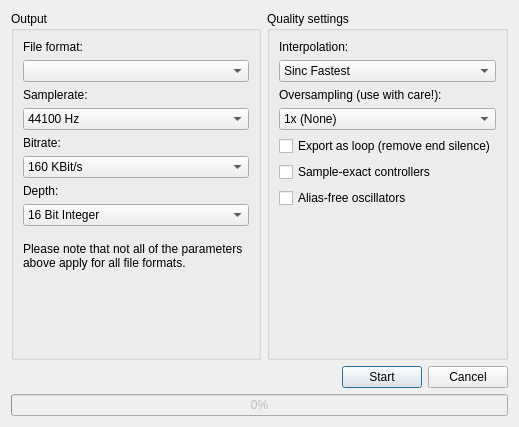
<?xml version="1.0" encoding="UTF-8"?>
<ui version="4.0">
 <class>ExportProjectDialog</class>
 <widget class="QDialog" name="ExportProjectDialog">
  <property name="geometry">
   <rect>
    <x>0</x>
    <y>0</y>
    <width>519</width>
    <height>427</height>
   </rect>
  </property>
  <property name="windowTitle">
   <string>Export project</string>
  </property>
  <layout class="QVBoxLayout">
   <item>
    <layout class="QHBoxLayout">
     <item>
      <widget class="QGroupBox" name="outputGroupBox">
       <property name="title">
        <string>Output</string>
       </property>
       <layout class="QVBoxLayout">
        <property name="spacing">
         <number>-1</number>
        </property>
        <property name="leftMargin">
         <number>9</number>
        </property>
        <item>
         <widget class="QLabel" name="label">
          <property name="text">
           <string>File format:</string>
          </property>
         </widget>
        </item>
        <item>
         <widget class="QComboBox" name="fileFormatCB"/>
        </item>
        <item>
         <widget class="QLabel" name="label_3">
          <property name="text">
           <string>Samplerate:</string>
          </property>
         </widget>
        </item>
        <item>
         <widget class="QComboBox" name="samplerateCB">
          <item>
           <property name="text">
            <string>44100 Hz</string>
           </property>
          </item>
          <item>
           <property name="text">
            <string>48000 Hz</string>
           </property>
          </item>
          <item>
           <property name="text">
            <string>88200 Hz</string>
           </property>
          </item>
          <item>
           <property name="text">
            <string>96000 Hz</string>
           </property>
          </item>
          <item>
           <property name="text">
            <string>192000 Hz</string>
           </property>
          </item>
         </widget>
        </item>
        <item>
         <widget class="QWidget" name="bitrateWidget" native="true">
          <layout class="QVBoxLayout">
           <property name="spacing">
            <number>-1</number>
           </property>
           <property name="margin">
            <number>0</number>
           </property>
           <item>
            <widget class="QLabel" name="label_5">
             <property name="text">
              <string>Bitrate:</string>
             </property>
            </widget>
           </item>
           <item>
            <widget class="QComboBox" name="bitrateCB">
             <property name="currentIndex">
              <number>2</number>
             </property>
             <item>
              <property name="text">
               <string>64 KBit/s</string>
              </property>
             </item>
             <item>
              <property name="text">
               <string>128 KBit/s</string>
              </property>
             </item>
             <item>
              <property name="text">
               <string>160 KBit/s</string>
              </property>
             </item>
             <item>
              <property name="text">
               <string>192 KBit/s</string>
              </property>
             </item>
             <item>
              <property name="text">
               <string>256 KBit/s</string>
              </property>
             </item>
             <item>
              <property name="text">
               <string>320 KBit/s</string>
              </property>
             </item>
            </widget>
           </item>
          </layout>
         </widget>
        </item>
        <item>
         <widget class="QWidget" name="depthWidget" native="true">
          <layout class="QVBoxLayout">
           <property name="margin">
            <number>0</number>
           </property>
           <item>
            <widget class="QLabel" name="label_6">
             <property name="text">
              <string>Depth:</string>
             </property>
            </widget>
           </item>
           <item>
            <widget class="QComboBox" name="depthCB">
             <item>
              <property name="text">
               <string>16 Bit Integer</string>
              </property>
             </item>
             <item>
              <property name="text">
               <string>24 Bit Integer</string>
              </property>
             </item>
             <item>
              <property name="text">
               <string>32 Bit Float</string>
              </property>
             </item>
            </widget>
           </item>
          </layout>
         </widget>
        </item>
        <item>
         <spacer>
          <property name="orientation">
           <enum>Qt::Vertical</enum>
          </property>
          <property name="sizeType">
           <enum>QSizePolicy::Fixed</enum>
          </property>
          <property name="sizeHint" stdset="0">
           <size>
            <width>1</width>
            <height>10</height>
           </size>
          </property>
         </spacer>
        </item>
        <item>
         <widget class="QLabel" name="label_7">
          <property name="sizePolicy">
           <sizepolicy hsizetype="Preferred" vsizetype="Minimum">
            <horstretch>0</horstretch>
            <verstretch>0</verstretch>
           </sizepolicy>
          </property>
          <property name="text">
           <string>Please note that not all of the parameters above apply for all file formats.</string>
          </property>
          <property name="wordWrap">
           <bool>true</bool>
          </property>
         </widget>
        </item>
        <item>
         <spacer>
          <property name="orientation">
           <enum>Qt::Vertical</enum>
          </property>
          <property name="sizeHint" stdset="0">
           <size>
            <width>163</width>
            <height>20</height>
           </size>
          </property>
         </spacer>
        </item>
       </layout>
      </widget>
     </item>
     <item>
      <widget class="QGroupBox" name="qualityGroupBox">
       <property name="title">
        <string>Quality settings</string>
       </property>
       <layout class="QVBoxLayout">
        <item>
         <widget class="QLabel" name="label_2">
          <property name="text">
           <string>Interpolation:</string>
          </property>
         </widget>
        </item>
        <item>
         <widget class="QComboBox" name="interpolationCB">
          <property name="currentIndex">
           <number>1</number>
          </property>
          <item>
           <property name="text">
            <string>Zero Order Hold</string>
           </property>
          </item>
          <item>
           <property name="text">
            <string>Sinc Fastest</string>
           </property>
          </item>
          <item>
           <property name="text">
            <string>Sinc Medium (recommended)</string>
           </property>
          </item>
          <item>
           <property name="text">
            <string>Sinc Best (very slow!)</string>
           </property>
          </item>
         </widget>
        </item>
        <item>
         <widget class="QLabel" name="label_4">
          <property name="text">
           <string>Oversampling (use with care!):</string>
          </property>
         </widget>
        </item>
        <item>
         <widget class="QComboBox" name="oversamplingCB">
          <item>
           <property name="text">
            <string>1x (None)</string>
           </property>
          </item>
          <item>
           <property name="text">
            <string>2x</string>
           </property>
          </item>
          <item>
           <property name="text">
            <string>4x</string>
           </property>
          </item>
          <item>
           <property name="text">
            <string>8x</string>
           </property>
          </item>
         </widget>
        </item>
        <item>
         <widget class="QCheckBox" name="exportLoopCB">
          <property name="text">
           <string>Export as loop (remove end silence)</string>
          </property>
         </widget>
        </item>
        <item>
         <widget class="QCheckBox" name="sampleExactControllersCB">
          <property name="text">
           <string>Sample-exact controllers</string>
          </property>
         </widget>
        </item>
        <item>
         <widget class="QCheckBox" name="aliasFreeOscillatorsCB">
          <property name="text">
           <string>Alias-free oscillators</string>
          </property>
         </widget>
        </item>
        <item>
         <spacer>
          <property name="orientation">
           <enum>Qt::Vertical</enum>
          </property>
          <property name="sizeHint" stdset="0">
           <size>
            <width>20</width>
            <height>40</height>
           </size>
          </property>
         </spacer>
        </item>
       </layout>
      </widget>
     </item>
    </layout>
   </item>
   <item>
    <layout class="QHBoxLayout">
     <item>
      <spacer>
       <property name="orientation">
        <enum>Qt::Horizontal</enum>
       </property>
       <property name="sizeHint" stdset="0">
        <size>
         <width>40</width>
         <height>20</height>
        </size>
       </property>
      </spacer>
     </item>
     <item>
      <widget class="QPushButton" name="startButton">
       <property name="text">
        <string>Start</string>
       </property>
      </widget>
     </item>
     <item>
      <widget class="QPushButton" name="cancelButton">
       <property name="text">
        <string>Cancel</string>
       </property>
      </widget>
     </item>
    </layout>
   </item>
   <item>
    <widget class="QProgressBar" name="progressBar">
     <property name="enabled">
      <bool>false</bool>
     </property>
     <property name="value">
      <number>0</number>
     </property>
    </widget>
   </item>
  </layout>
 </widget>
 <resources/>
 <connections>
  <connection>
   <sender>cancelButton</sender>
   <signal>clicked()</signal>
   <receiver>ExportProjectDialog</receiver>
   <slot>reject()</slot>
   <hints>
    <hint type="sourcelabel">
     <x>357</x>
     <y>293</y>
    </hint>
    <hint type="destinationlabel">
     <x>202</x>
     <y>175</y>
    </hint>
   </hints>
  </connection>
 </connections>
</ui>
